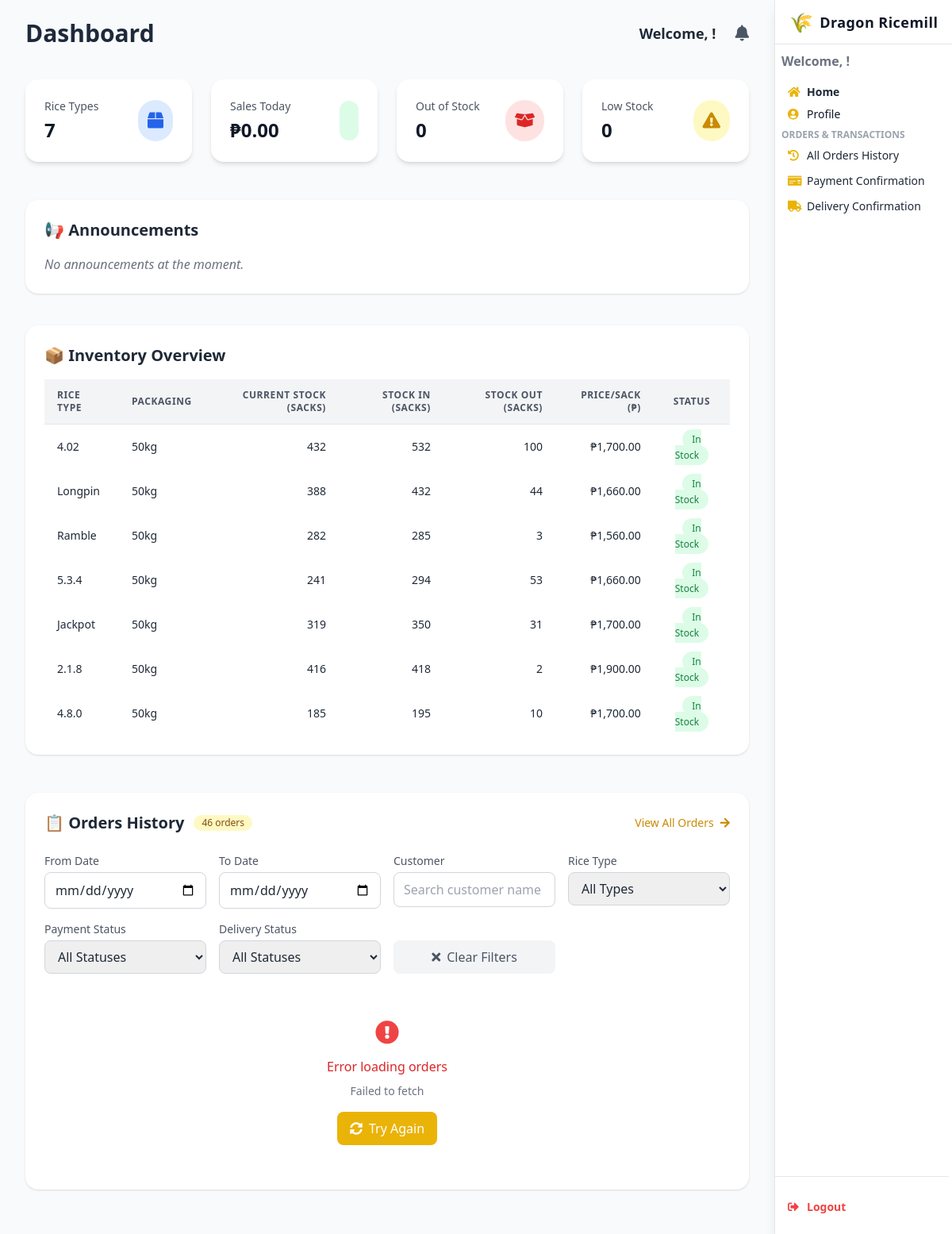
Before: /dashboard/ with the older database file.
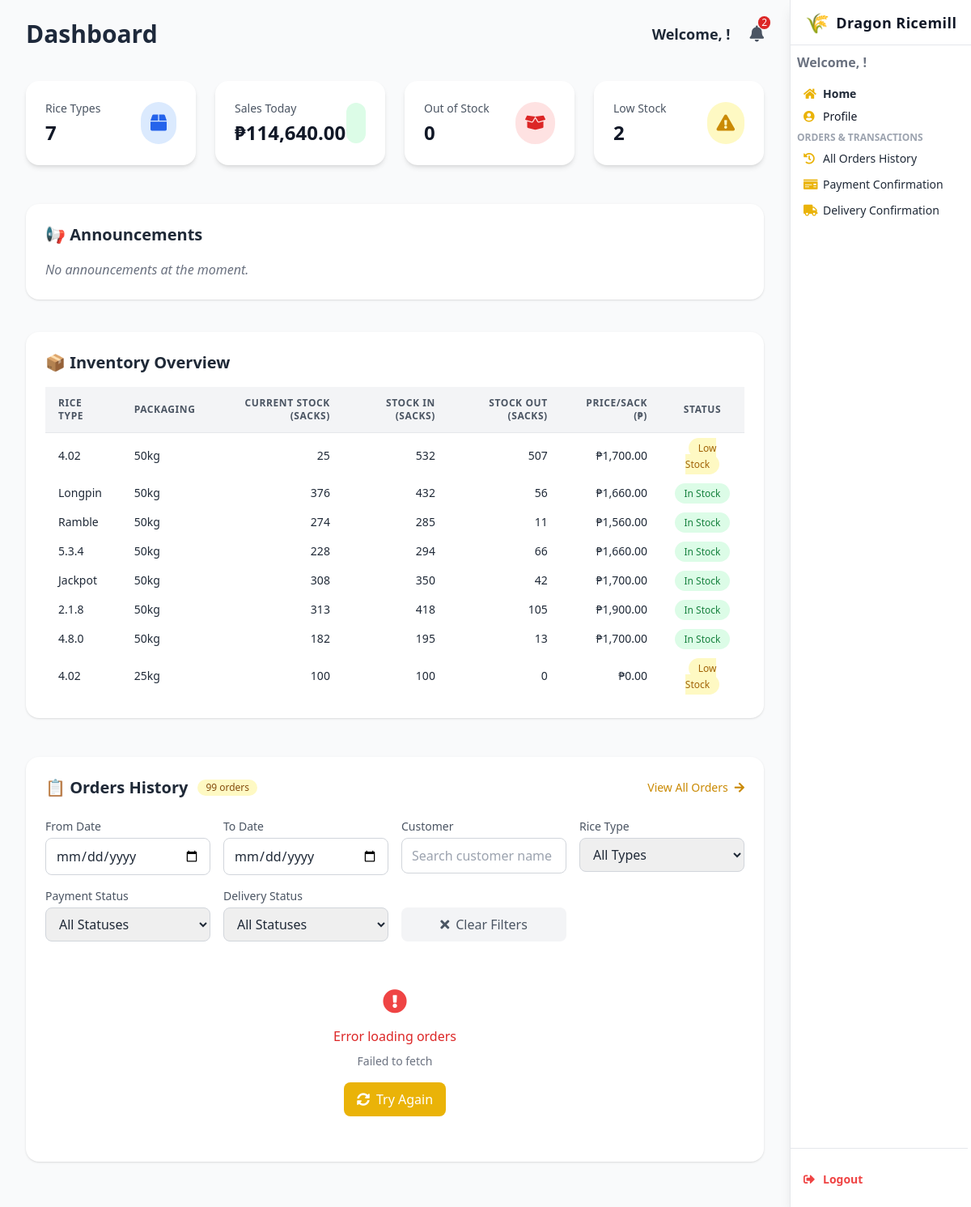
After: the same page with the newer database file.
### webapp/models.py (models this page shows, shortened)
class Stock(models.Model):
    stockID = models.AutoField(primary_key=True)
    rice_type = models.ForeignKey(Rice, on_delete=models.CASCADE, db_column='riceID', related_name='stocks')
    packaging = models.CharField(max_length=50, default='50kg')  # e.g., 25kg, 50kg
    price_per_sack = models.DecimalField(max_digits=10, decimal_places=2)
    stock_in = models.PositiveIntegerField(default=0)
    stock_out = models.PositiveIntegerField(default=0)
    current_stock = models.PositiveIntegerField(default=0)
    minimum_stock = models.PositiveIntegerField(default=10)
    last_updated = models.DateTimeField(auto_now=True)
    created_at = models.DateTimeField(auto_now_add=True)
    class Meta:
        db_table = 'Stock'
        unique_together = ('rice_type', 'packaging')

class Rice(models.Model):
    riceID = models.AutoField(primary_key=True)
    rice_type = models.CharField(max_length=100, unique=True)
    description = models.TextField(blank=True, null=True)
    is_active = models.BooleanField(default=True)
    class Meta:
        db_table = 'Rice'
    def __str__(self):
        return f"{self.rice_type}"

### webapp/views.py (the view, shortened to what this page needs)
# urls.py: path("dashboard/", views.dashboard_view, name="dashboard"),
def dashboard_view(request):
    is_admin = False
    role = None
    employee_id = None
    user_id = request.session.get('user_id')
    user_role = request.session.get('user_role', '').lower()
    stock_data = Stock.objects.select_related('rice_type').all()
    orders = CustomerOrder.objects.select_related('customer', 'rice_type').order_by('-created_at')
    date_from = request.GET.get('date_from')
    date_to = request.GET.get('date_to')
    customer_search = request.GET.get('customer')
    rice_type = request.GET.get('rice_type')
    payment_status = request.GET.get('payment_status')
    delivery_status = request.GET.get('delivery_status')
    if date_from:
        orders = orders.filter(created_at__date__gte=date_from)
    if date_to:
        orders = orders.filter(created_at__date__lte=date_to)
    if customer_search:
        orders = orders.filter(
            Q(customer__name__first_name__icontains=customer_search) |
            Q(customer__name__last_name__icontains=customer_search)
        )
    if rice_type:
        orders = orders.filter(rice_type__rice_type=rice_type)
    if delivery_status:
        orders = orders.filter(delivery_status__iexact=delivery_status)
    supplier_orders = Supplier.objects.select_related('employee').order_by('-purchase_date')[:10]
    paid_orders_today = CustomerOrder.objects.filter(
        created_at__date=date.today(),
        amount_paid__gte=F('total_cost')
    ).aggregate(total_sales=Sum('total_cost'))['total_sales'] or 0
    stock_out_count = stock_data.filter(current_stock=0).count()
    low_stock_count = stock_data.filter(current_stock__lte=100).exclude(current_stock=0).count()
    total_rice_types = stock_data.values('rice_type').distinct().count()
    rice_types = Rice.objects.all().order_by('rice_type')
    sales_aggregation = CustomerOrder.objects.filter(approval_status='Approved') \
        .values('rice_type__rice_type') \
        .annotate(total_quantity=Sum('quantity')) \
        .order_by('-total_quantity')
    best_selling = sales_aggregation.first() if sales_aggregation else None
    low_selling = sales_aggregation.last() if sales_aggregation else None
    notifications = []
    read_notifications = request.session.get('read_notifications', [])
    current_timestamp = now().astimezone(PH_TZ)
    for item in stock_data.filter(current_stock__lte=100).exclude(current_stock=0):
        notif_id = f'lowstock_{item.stockID}'
        if notif_id not in read_notifications:
            notifications.append({
                "id": notif_id,
                "message": f"{item.rice_type.rice_type} ({item.packaging}) is running low (only {item.current_stock} sacks left)",
                "timestamp": current_timestamp,
            })
    announcements = Announcement.objects.select_related('created_by') \
        .order_by('-created_at')[:10]
    return render(request, "dashboard.html", {
        'stock_data': stock_data,
        'orders': orders,
        'supplier_orders': supplier_orders,
        'paid_orders_today': paid_orders_today,
        'stock_out_today': stock_out_count,
        'low_stock_warnings': low_stock_count,
        'total_rice_types': total_rice_types,
        'best_selling': best_selling,
        'low_selling': low_selling,
        'notifications': notifications,
        'is_admin': is_admin,
        'role': role,
        'employee_id': employee_id,
        'announcements': announcements,
        'rice_types': rice_types,  # Add this for the filter dropdown
    })

### webapp/templates/dashboard.html (shortened to what the changed rows need)
{% load humanize %}
<!DOCTYPE html>
<html lang="en">
<head>
  <script src="https://cdn.tailwindcss.com"></script>
  <link href="https://cdnjs.cloudflare.com/ajax/libs/font-awesome/5.15.3/css/all.min.css" rel="stylesheet" />
</head>
<body class="bg-gray-100 text-gray-800 min-h-screen font-sans leading-relaxed overflow-x-hidden">
<div id="mainContent" class="lg:mr-56 min-h-screen bg-gray-50 transition-all duration-300">
  <main class="max-w-screen-xl mx-auto px-4 py-6 sm:px-6 lg:px-8">
<div class="flex flex-col sm:flex-row sm:justify-between sm:items-center mb-10">
  <h1 class="text-3xl font-bold text-[#1e293b] mb-4 sm:mb-0">Dashboard</h1>
  <div class="flex items-center gap-6 text-sm sm:text-base">
    <div class="relative">
      <button id="notificationBtn" class="text-gray-600 hover:text-black text-xl relative focus:outline-none">
        <i class="fas fa-bell"></i>
        {% if notifications|length > 0 %}
          <span class="absolute -top-2 -right-2 bg-red-600 text-white text-xs rounded-full px-1">
            {{ notifications|length }}
          </span>
        {% endif %}
      </button>
    </div>
  </div>
</div>
    <div class="grid grid-cols-1 sm:grid-cols-2 lg:grid-cols-4 gap-6 mb-12">
      <div class="bg-white p-6 rounded-2xl shadow-md hover:shadow-lg transition-shadow duration-300">
        <div class="flex items-center justify-between">
          <div>
            <p class="text-sm font-medium text-gray-600 mb-1">Sales Today</p>
            <p class="text-2xl font-bold text-gray-900">₱{{ paid_orders_today|default:0|floatformat:2|intcomma }}</p>
          </div>
        </div>
      </div>
      <div class="bg-white p-6 rounded-2xl shadow-md hover:shadow-lg transition-shadow duration-300">
        <div class="flex items-center justify-between">
          <div>
            <p class="text-sm font-medium text-gray-600 mb-1">Low Stock</p>
            <p class="text-2xl font-bold text-gray-900">{{ low_stock_warnings }}</p>
          </div>
        </div>
      </div>
    </div>
<div class="w-full bg-white p-6 rounded-2xl shadow mb-10">
  <h2 class="text-xl font-semibold mb-4 text-gray-800">📢 Announcements</h2>
</div>
<section class="bg-white rounded-2xl shadow p-6 mb-12">
  <h2 class="text-xl font-semibold text-gray-800 mb-4">📦 Inventory Overview</h2>
  <div class="overflow-x-auto">
    <table class="min-w-full divide-y divide-gray-200 text-sm text-left">
      <thead class="bg-gray-100 text-gray-600 uppercase tracking-wider text-xs">
        <tr>
          <th class="px-4 py-3">Rice Type</th>
          <th class="px-4 py-3">Packaging</th>
          <th class="px-4 py-3 text-right">Current Stock (Sacks)</th>
          <th class="px-4 py-3 text-right">Stock In (Sacks)</th>
          <th class="px-4 py-3 text-right">Stock Out (Sacks)</th>
          <th class="px-4 py-3 text-right">Price/Sack (₱)</th>
          <th class="px-4 py-3 text-center">Status</th>
        </tr>
      </thead>
      <tbody>
        {% for rice in stock_data %}
          <tr class="hover:bg-blue-50 transition">
            <td class="px-4 py-2">{{ rice.rice_type }}</td>
            <td class="px-4 py-2">{{ rice.packaging }}</td>
            <td class="px-4 py-2 text-right">{{ rice.current_stock }}</td>
            <td class="px-4 py-2 text-right">{{ rice.stock_in }}</td>
            <td class="px-4 py-2 text-right">{{ rice.stock_out }}</td>
            <td class="px-4 py-2 text-right">₱{{ rice.price_per_sack|floatformat:2|intcomma }}</td>
            <td class="px-4 py-2 text-center">
              {% if rice.current_stock == 0 %}
                <span class="bg-red-100 text-red-700 text-xs px-3 py-1 rounded-full">Out of Stock</span>
              {% elif rice.current_stock <= 100 %}
                <span class="bg-yellow-100 text-yellow-700 text-xs px-3 py-1 rounded-full">Low Stock</span>
              {% else %}
                <span class="bg-green-100 text-green-700 text-xs px-3 py-1 rounded-full">In Stock</span>
              {% endif %}
            </td>
          </tr>
        {% empty %}
          <tr><td colspan="7" class="text-center py-6 text-gray-500">No stock data available.</td></tr>
        {% endfor %}
      </tbody>
    </table>
  </div>
</section>
<section class="bg-white rounded-2xl shadow p-6 mb-8">
  <div class="flex justify-between items-center mb-6">
    <div class="flex items-center space-x-3">
      <h2 class="text-xl font-semibold text-gray-800">📋 Orders History</h2>
      <span class="bg-yellow-100 text-yellow-800 text-xs font-medium px-2.5 py-0.5 rounded-full">
        {{ orders|length }} orders
      </span>
    </div>
  </div>
</section>
  </main>
</div>
</body>
</html>

Changed rows visible on the page:
changed Stock (number 1 of 8 on the later page): current_stock "432" → "25"; stock_out "100" → "507"; current_stock "In Stock" → "Low Stock"
changed Stock "Longpin": current_stock "388" → "376"; stock_out "44" → "56"
changed Stock "Ramble": current_stock "282" → "274"; stock_out "3" → "11"
changed Stock (number 4 of 8 on the later page): current_stock "241" → "228"; stock_out "53" → "66"
changed Stock "Jackpot": current_stock "319" → "308"; stock_out "31" → "42"
changed Stock (number 6 of 8 on the later page): current_stock "416" → "313"; stock_out "2" → "105"
changed Stock (number 7 of 8 on the later page): current_stock "185" → "182"; stock_out "10" → "13"
added Stock: rice_type "4.02", packaging "25kg", current_stock "100", stock_in "100", stock_out "0", price_per_sack "0.00", shows "Low Stock"
Other visible differences:
{{ notifications|length }}: (not shown) → "2"
{{ paid_orders_today|default:0|floatformat:2|intcomma }}: "0.00" → "114,640.00"
{{ low_stock_warnings }}: "0" → "2"
{{ orders|length }}: "46" → "99"
